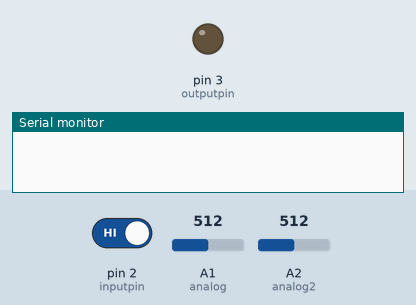
Bench run of a sketch on a simulated Arduino Uno, built with avr-gcc and run on an emulated ATmega328P. On the bench: output pins drawn as LEDs (lit = HIGH), the last lines printed to the serial monitor. Inputs (shaded band) come from the test bench; at power-on: pin 2 (inputpin) HIGH, A1 (analog) = 512, A2 (analog2) = 512.

Above: at 1.2 s.
1.3 s: pin 2 (inputpin) driven LOW
At 1.8 s:
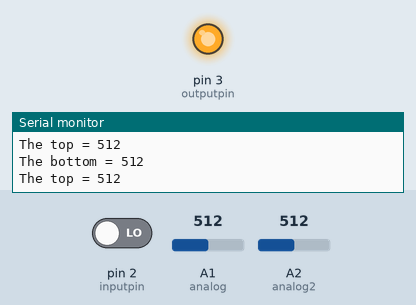
2.8 s: A1 (analog) set to 107
5.8 s: A1 (analog) set to 90
8.8 s: A2 (analog2) set to 992
11.8 s: A2 (analog2) set to 1010
13.3 s: pin 2 (inputpin) driven HIGH
At 14.6 s:
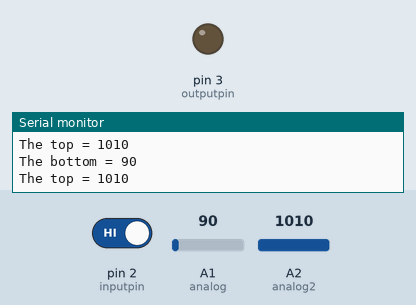
Timing chart, 0 to 15.8 s (numbered marks = the images above; inputs shaded):
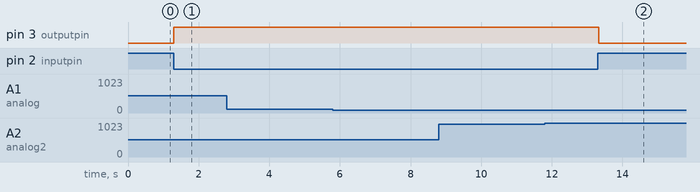

The sketch:

photo_resistor.ino
```cpp
//Basic code for photoresistor analog data

int outputpin = 3;
int inputpin = 2;
int analog = A1;
int analog2 = A2;

void setup() {
  // put your setup code here, to run once:
  pinMode(outputpin, OUTPUT);
  pinMode(inputpin, INPUT);
  Serial.begin(9600);
}

void loop() {
  // put your main code here, to run repeatedly:
  int data2 = analogRead(analog);
  int data = digitalRead(inputpin);
  int data3 = analogRead(analog2);
  if (data == LOW) {
    digitalWrite(outputpin, HIGH);
    Serial.println("The bottom = "+String(data2));
    Serial.println("The top = "+String(data3));
  }
  else {
    digitalWrite(outputpin, LOW);
  }
}
```

Measured:
- after the input at 1.3 s, pin 3 (outputpin): LOW → HIGH at once
- after the input at 13.3 s, pin 3 (outputpin): HIGH → LOW at once
